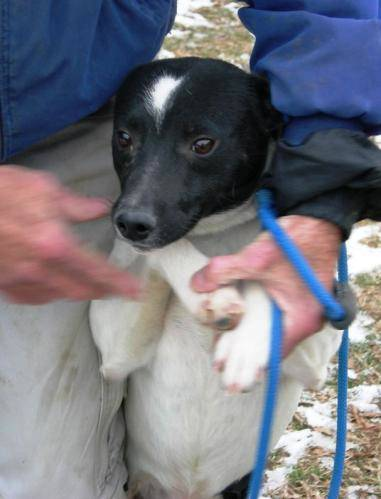
#> input picture black_stripes_detection/images/1.jpg, 381 x 499 px; its folder holds only this picture in this run
$ python black-stripes-detection.py
#> lines starting #> are read from the running program, lines starting #| are printed output that depends on the picture
# ---------------------------------------------------------------------------- #
#                        Black Stripes Detection Script                        #
#                                 André Mattos                                 #
#                             github.com/andrematte                            #
# ---------------------------------------------------------------------------- #

# Objective: Scan all images inside a directory and detect the ones that have
# black stripes of any thickness. Detected images will be moved into
# another folder.

# %% 0 - Importing Libraries and Setup
import os, shutil
import cv2
from tqdm import tqdm

formats = ['jpg', 'jped', 'png']
images_path = 'images/'


# %% 1 - Scanning Files
# Scan all files in the image_path directory and returns a list of paths
images = []
for file in os.listdir(images_path):
    if file.split('.')[-1] in formats:
        images.append(os.path.join(images_path, file))

print(f'Detected {len(images)} images inside directory.')


# %% 2 - Detect images with black stripes of any thickness

# Create folder to move the detected images into
path_to_striped = './images/striped/'
try: os.mkdir(path_to_striped)
except: print('Path already exists')

# Iterate through all the images
for path in tqdm(images):
    image = cv2.imread(path)                                # Read image from path
#> image is the input picture: shape (499, 381, 3); mean B, G, R 125.4, 116, 115.5
    gray = cv2.cvtColor(image, cv2.COLOR_BGR2GRAY)          # Convert to Grayscale
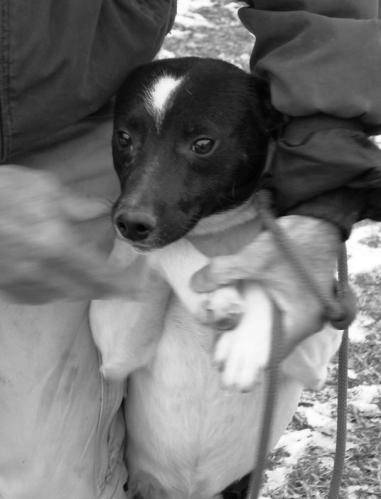
#> gray: shape (499, 381); min 0, max 255, mean 116.9
    blurred = cv2.GaussianBlur(gray, (21,21), 0)            # Apply Gaussian Blur
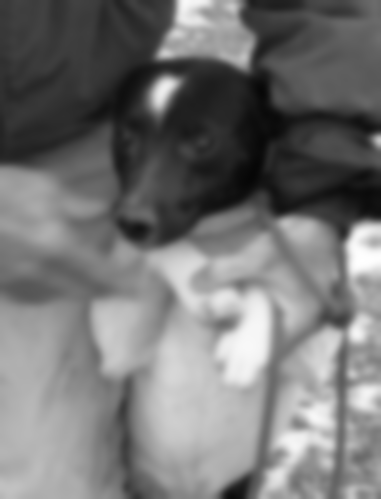
#> blurred: shape (499, 381); min 6, max 255, mean 116.9

    # Thresholding to detect black pixels
    T, thresh = cv2.threshold(blurred, 1, 255, cv2.THRESH_BINARY_INV)   # Apply Thresholding
#> thresh: shape (499, 381); every value is 0

    # Finding Contours
    contours, _ = cv2.findContours(thresh.copy(), cv2.RETR_EXTERNAL, cv2.CHAIN_APPROX_SIMPLE)
#> contours = []

    true_contours = []                                      # List to store the true contours
    for contour in contours:
        # Draws a bounding rectangle on contour and check if its width is large enough
        x, y, w, h = cv2.boundingRect(contours[0])
        if w >= image.shape[1]*0.8:
            true_contours.append(contour)
#> this loop made 0 passes
#> after the loop, true_contours = []

    # If there is at least 1 true contour, draw them and move file into the specified directory
    if len(true_contours) > 0:
        # Drawing Contours to Image
        cv2.drawContours(image, contours, -1, (0,255,0), 4)

        # Saving and moving image
        cv2.imwrite(path, image)
        save_path = path_to_striped + path.replace('images/', '')
        shutil.move(path, save_path)

$ run again, on black_stripes_detection/images/107.jpg
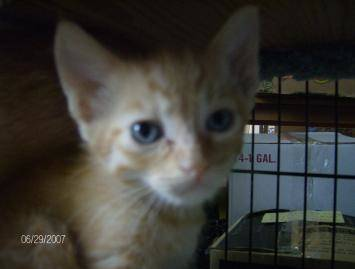
#> input picture black_stripes_detection/images/107.jpg, 355 x 269 px
#> image is the input picture: shape (269, 355, 3); mean B, G, R 53.3, 58, 59.3
#> `gray = cv2.cvtColor(image, cv2.COLOR_BGR2GRAY)`:
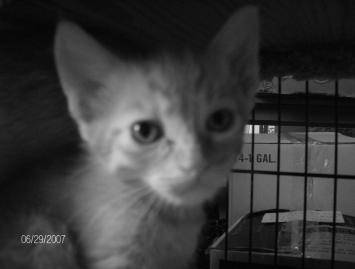
#> gray: shape (269, 355); min 0, max 237, mean 57.9
#> `blurred = cv2.GaussianBlur(gray, (21,21), 0)`:
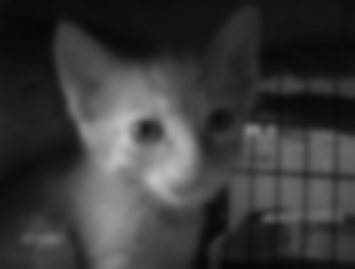
#> blurred: shape (269, 355); min 6, max 194, mean 57.9
#> thresh: shape (269, 355); every value is 0
#> contours = []

$ run again, on black_stripes_detection/images/108.jpg
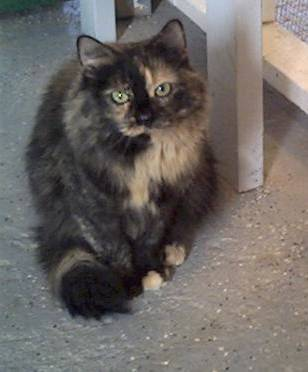
#> input picture black_stripes_detection/images/108.jpg, 308 x 372 px
#> image is the input picture: shape (372, 308, 3); mean B, G, R 99.5, 102.5, 107.9
#> `gray = cv2.cvtColor(image, cv2.COLOR_BGR2GRAY)`:
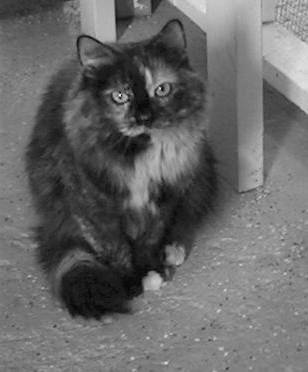
#> gray: shape (372, 308); min 3, max 249, mean 103.8
#> `blurred = cv2.GaussianBlur(gray, (21,21), 0)`:
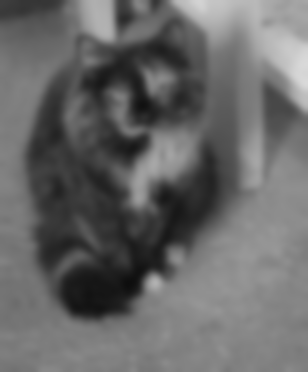
#> blurred: shape (372, 308); min 13, max 217, mean 103.7
#> thresh: shape (372, 308); every value is 0
#> contours = []

$ run again, on black_stripes_detection/images/109.jpg
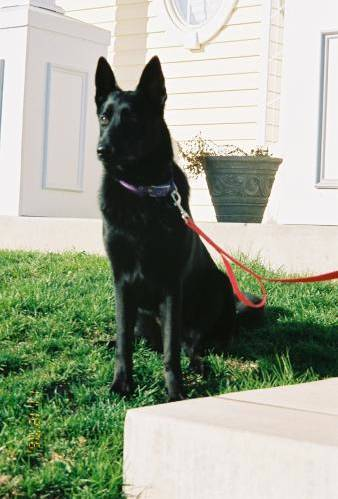
#> input picture black_stripes_detection/images/109.jpg, 338 x 499 px
#> image is the input picture: shape (499, 338, 3); mean B, G, R 143.6, 162.1, 154.3
#> `gray = cv2.cvtColor(image, cv2.COLOR_BGR2GRAY)`:
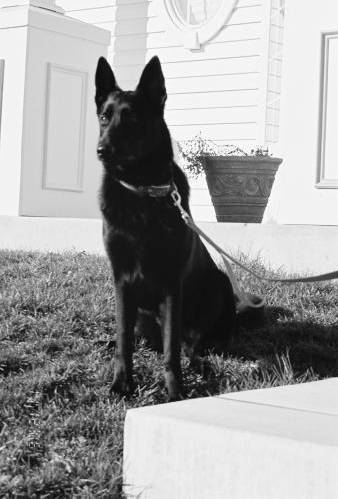
#> gray: shape (499, 338); min 1, max 255, mean 157.7
#> `blurred = cv2.GaussianBlur(gray, (21,21), 0)`:
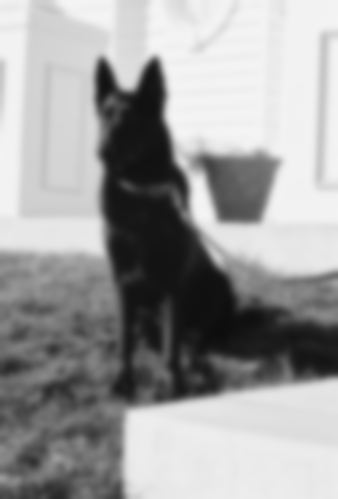
#> blurred: shape (499, 338); min 13, max 244, mean 157.7
#> thresh: shape (499, 338); every value is 0
#> contours = []
